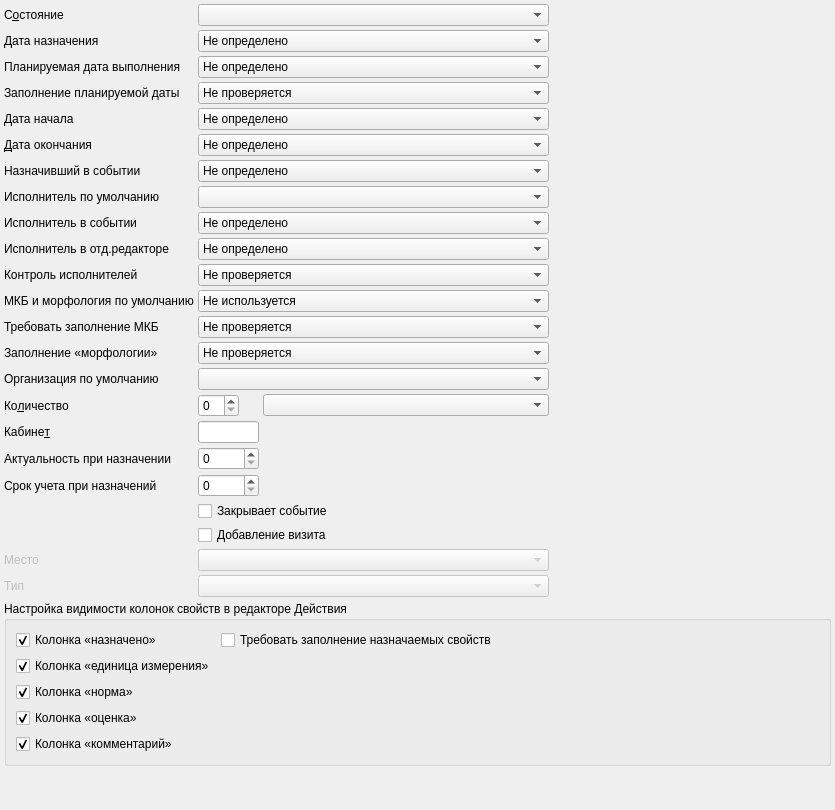
         <widget class="QWidget" name="tabDefaults">
          <attribute name="title">
           <string>Умолчания</string>
          </attribute>
          <layout class="QGridLayout" name="gridLayout_4">
           <property name="margin">
            <number>4</number>
           </property>
           <property name="spacing">
            <number>4</number>
           </property>
           <item row="26" column="0" colspan="5">
            <widget class="QGroupBox" name="groupBox">
             <property name="title">
              <string>Настройка видимости колонок свойств в редакторе Действия</string>
             </property>
             <layout class="QGridLayout" name="gridLayout_20">
              <item row="0" column="0">
               <widget class="QCheckBox" name="chkPropertyAssignedVisible">
                <property name="text">
                 <string>Колонка «назначено»</string>
                </property>
                <property name="checked">
                 <bool>true</bool>
                </property>
               </widget>
              </item>
              <item row="2" column="0">
               <widget class="QCheckBox" name="chkPropertyNormVisible">
                <property name="text">
                 <string>Колонка «норма»</string>
                </property>
                <property name="checked">
                 <bool>true</bool>
                </property>
               </widget>
              </item>
              <item row="0" column="1">
               <widget class="QCheckBox" name="chkPropertyAssignedRequired">
                <property name="text">
                 <string>Требовать заполнение назначаемых свойств</string>
                </property>
               </widget>
              </item>
              <item row="4" column="0">
               <widget class="QCheckBox" name="chkPropertyCommentVisible">
                <property name="text">
                 <string>Колонка «комментарий»</string>
                </property>
                <property name="checked">
                 <bool>true</bool>
                </property>
               </widget>
              </item>
              <item row="1" column="0">
               <widget class="QCheckBox" name="chkPropertyUnitVisible">
                <property name="text">
                 <string>Колонка «единица измерения»</string>
                </property>
                <property name="checked">
                 <bool>true</bool>
                </property>
               </widget>
              </item>
              <item row="3" column="0">
               <widget class="QCheckBox" name="chkPropertyEvaluationVisible">
                <property name="text">
                 <string>Колонка «оценка»</string>
                </property>
                <property name="checked">
                 <bool>true</bool>
                </property>
               </widget>
              </item>
              <item row="0" column="2">
               <spacer name="horizontalSpacer_13">
                <property name="orientation">
                 <enum>Qt::Horizontal</enum>
                </property>
                <property name="sizeHint" stdset="0">
                 <size>
                  <width>40</width>
                  <height>20</height>
                 </size>
                </property>
               </spacer>
              </item>
             </layout>
            </widget>
           </item>
           <item row="14" column="1" colspan="3">
            <widget class="QComboBox" name="cmbMKBRequired">
             <property name="currentIndex">
              <number>0</number>
             </property>
             <item>
              <property name="text">
               <string>Не проверяется</string>
              </property>
             </item>
             <item>
              <property name="text">
               <string>Мягкий контроль</string>
              </property>
             </item>
             <item>
              <property name="text">
               <string>Жесткий контроль</string>
              </property>
             </item>
            </widget>
           </item>
           <item row="12" column="0">
            <widget class="QLabel" name="lblExecPersonRequired">
             <property name="sizePolicy">
              <sizepolicy hsizetype="Maximum" vsizetype="Preferred">
               <horstretch>0</horstretch>
               <verstretch>0</verstretch>
              </sizepolicy>
             </property>
             <property name="text">
              <string>Контроль исполнителей</string>
             </property>
             <property name="buddy">
              <cstring>cmbExecPersonRequired</cstring>
             </property>
            </widget>
           </item>
           <item row="12" column="1" colspan="3">
            <widget class="QComboBox" name="cmbExecPersonRequired">
             <item>
              <property name="text">
               <string>Не проверяется</string>
              </property>
             </item>
             <item>
              <property name="text">
               <string>Мягкий контроль</string>
              </property>
             </item>
             <item>
              <property name="text">
               <string>Жёсткий контроль</string>
              </property>
             </item>
            </widget>
           </item>
           <item row="14" column="0">
            <widget class="QLabel" name="lblMKBRequired">
             <property name="sizePolicy">
              <sizepolicy hsizetype="Maximum" vsizetype="Preferred">
               <horstretch>0</horstretch>
               <verstretch>0</verstretch>
              </sizepolicy>
             </property>
             <property name="text">
              <string>Требовать заполнение МКБ</string>
             </property>
             <property name="buddy">
              <cstring>cmbMKBRequired</cstring>
             </property>
            </widget>
           </item>
           <item row="15" column="0">
            <widget class="QLabel" name="lblIsMorphologyRequired">
             <property name="sizePolicy">
              <sizepolicy hsizetype="Maximum" vsizetype="Preferred">
               <horstretch>0</horstretch>
               <verstretch>0</verstretch>
              </sizepolicy>
             </property>
             <property name="text">
              <string>Заполнение «морфологии»</string>
             </property>
            </widget>
           </item>
           <item row="5" column="4">
            <spacer name="spacer_3">
             <property name="orientation">
              <enum>Qt::Horizontal</enum>
             </property>
             <property name="sizeHint" stdset="0">
              <size>
               <width>66</width>
               <height>22</height>
              </size>
             </property>
            </spacer>
           </item>
           <item row="17" column="0">
            <widget class="QLabel" name="lblAmount">
             <property name="sizePolicy">
              <sizepolicy hsizetype="Maximum" vsizetype="Preferred">
               <horstretch>0</horstretch>
               <verstretch>0</verstretch>
              </sizepolicy>
             </property>
             <property name="text">
              <string>Ко&amp;личество</string>
             </property>
             <property name="buddy">
              <cstring>edtAmount</cstring>
             </property>
            </widget>
           </item>
           <item row="9" column="0">
            <widget class="QLabel" name="lblDefaultPersonInEvent">
             <property name="sizePolicy">
              <sizepolicy hsizetype="Maximum" vsizetype="Preferred">
               <horstretch>0</horstretch>
               <verstretch>0</verstretch>
              </sizepolicy>
             </property>
             <property name="text">
              <string>Исполнитель в событии</string>
             </property>
             <property name="buddy">
              <cstring>cmbDefaultPersonInEvent</cstring>
             </property>
            </widget>
           </item>
           <item row="8" column="1" colspan="3">
            <widget class="CPersonWithOrgListComboBoxEx" name="cmbDefaultExecPerson"/>
           </item>
           <item row="9" column="4">
            <spacer name="horizontalSpacer">
             <property name="orientation">
              <enum>Qt::Horizontal</enum>
             </property>
             <property name="sizeHint" stdset="0">
              <size>
               <width>66</width>
               <height>22</height>
              </size>
             </property>
            </spacer>
           </item>
           <item row="8" column="0">
            <widget class="QLabel" name="lblDefaultExecPerson">
             <property name="sizePolicy">
              <sizepolicy hsizetype="Maximum" vsizetype="Preferred">
               <horstretch>0</horstretch>
               <verstretch>0</verstretch>
              </sizepolicy>
             </property>
             <property name="text">
              <string>Исполнитель по умолчанию</string>
             </property>
             <property name="buddy">
              <cstring>cmbDefaultExecPerson</cstring>
             </property>
            </widget>
           </item>
           <item row="16" column="0">
            <widget class="QLabel" name="lblDefaultOrg">
             <property name="sizePolicy">
              <sizepolicy hsizetype="Maximum" vsizetype="Preferred">
               <horstretch>0</horstretch>
               <verstretch>0</verstretch>
              </sizepolicy>
             </property>
             <property name="text">
              <string>Организация по умолчанию</string>
             </property>
            </widget>
           </item>
           <item row="25" column="0">
            <widget class="QLabel" name="lblAddVisitType">
             <property name="enabled">
              <bool>false</bool>
             </property>
             <property name="sizePolicy">
              <sizepolicy hsizetype="Maximum" vsizetype="Preferred">
               <horstretch>0</horstretch>
               <verstretch>0</verstretch>
              </sizepolicy>
             </property>
             <property name="text">
              <string>Тип</string>
             </property>
            </widget>
           </item>
           <item row="5" column="1" colspan="3">
            <widget class="QComboBox" name="cmbDefaultEndDate">
             <property name="sizePolicy">
              <sizepolicy hsizetype="Preferred" vsizetype="Fixed">
               <horstretch>0</horstretch>
               <verstretch>0</verstretch>
              </sizepolicy>
             </property>
             <item>
              <property name="text">
               <string>Не определено</string>
              </property>
             </item>
             <item>
              <property name="text">
               <string>Текущая дата</string>
              </property>
             </item>
             <item>
              <property name="text">
               <string>Дата начала события</string>
              </property>
             </item>
             <item>
              <property name="text">
               <string>Дата окончания события</string>
              </property>
             </item>
             <item>
              <property name="text">
               <string>Дата начала действия</string>
              </property>
             </item>
             <item>
              <property name="text">
               <string>Синхронизация по дате начала действия</string>
              </property>
             </item>
             <item>
              <property name="text">
               <string>Синхронизация по дате начала события</string>
              </property>
             </item>
             <item>
              <property name="text">
               <string>Синхронизация по дате окончания события</string>
              </property>
             </item>
            </widget>
           </item>
           <item row="17" column="1">
            <widget class="QSpinBox" name="edtAmount">
             <property name="sizePolicy">
              <sizepolicy hsizetype="Maximum" vsizetype="Fixed">
               <horstretch>0</horstretch>
               <verstretch>0</verstretch>
              </sizepolicy>
             </property>
            </widget>
           </item>
           <item row="11" column="4">
            <spacer name="horizontalSpacer_2">
             <property name="orientation">
              <enum>Qt::Horizontal</enum>
             </property>
             <property name="sizeHint" stdset="0">
              <size>
               <width>66</width>
               <height>22</height>
              </size>
             </property>
            </spacer>
           </item>
           <item row="17" column="2" colspan="2">
            <widget class="QComboBox" name="cmbAmountEvaluation"/>
           </item>
           <item row="9" column="1" colspan="3">
            <widget class="QComboBox" name="cmbDefaultPersonInEvent">
             <item>
              <property name="text">
               <string>Не определено</string>
              </property>
             </item>
             <item>
              <property name="text">
               <string>Не заполняется</string>
              </property>
             </item>
             <item>
              <property name="text">
               <string>Назначивший действие</string>
              </property>
             </item>
             <item>
              <property name="text">
               <string>Ответственный за событие</string>
              </property>
             </item>
             <item>
              <property name="text">
               <string>Пользователь</string>
              </property>
             </item>
             <item>
              <property name="text">
               <string>Пользователь мед.работник</string>
              </property>
             </item>
             <item>
              <property name="text">
               <string>Пользователь завершивший действие</string>
              </property>
             </item>
            </widget>
           </item>
           <item row="2" column="4">
            <spacer name="spacer_4">
             <property name="orientation">
              <enum>Qt::Horizontal</enum>
             </property>
             <property name="sizeHint" stdset="0">
              <size>
               <width>66</width>
               <height>22</height>
              </size>
             </property>
            </spacer>
           </item>
           <item row="11" column="0">
            <widget class="QLabel" name="lblDefaultPersonInEditor">
             <property name="sizePolicy">
              <sizepolicy hsizetype="Maximum" vsizetype="Preferred">
               <horstretch>0</horstretch>
               <verstretch>0</verstretch>
              </sizepolicy>
             </property>
             <property name="text">
              <string>Исполнитель в отд.редакторе</string>
             </property>
             <property name="buddy">
              <cstring>cmbDefaultPersonInEditor</cstring>
             </property>
            </widget>
           </item>
           <item row="11" column="1" colspan="3">
            <widget class="QComboBox" name="cmbDefaultPersonInEditor">
             <item>
              <property name="text">
               <string>Не определено</string>
              </property>
             </item>
             <item>
              <property name="text">
               <string>Не заполняется</string>
              </property>
             </item>
             <item>
              <property name="text">
               <string>Назначивший действие</string>
              </property>
             </item>
             <item>
              <property name="text">
               <string>Ответственный за событие</string>
              </property>
             </item>
             <item>
              <property name="text">
               <string>Пользователь</string>
              </property>
             </item>
             <item>
              <property name="text">
               <string>Пользователь мед.работник</string>
              </property>
             </item>
            </widget>
           </item>
           <item row="15" column="1" colspan="3">
            <widget class="QComboBox" name="cmbIsMorphologyRequired">
             <item>
              <property name="text">
               <string>Не проверяется</string>
              </property>
             </item>
             <item>
              <property name="text">
               <string>Мягкий контроль</string>
              </property>
             </item>
             <item>
              <property name="text">
               <string>Жесткий контроль</string>
              </property>
             </item>
            </widget>
           </item>
           <item row="19" column="0">
            <widget class="QLabel" name="lblActualAppointmentDuration">
             <property name="sizePolicy">
              <sizepolicy hsizetype="Maximum" vsizetype="Preferred">
               <horstretch>0</horstretch>
               <verstretch>0</verstretch>
              </sizepolicy>
             </property>
             <property name="text">
              <string>Актуальность при назначении</string>
             </property>
            </widget>
           </item>
           <item row="13" column="1" colspan="3">
            <widget class="QComboBox" name="cmbDefaultMKB">
             <item>
              <property name="text">
               <string>Не используется</string>
              </property>
             </item>
             <item>
              <property name="text">
               <string>По заключительному</string>
              </property>
             </item>
             <item>
              <property name="text">
               <string>По диагнозу назначившего действие</string>
              </property>
             </item>
             <item>
              <property name="text">
               <string>Синхронизировать с заключительным</string>
              </property>
             </item>
             <item>
              <property name="text">
               <string>Синхронизировать с диагнозом назначившего действие</string>
              </property>
             </item>
             <item>
              <property name="text">
               <string>Вводится непосредственно</string>
              </property>
             </item>
             <item>
              <property name="text">
               <string>Синхронизировать с предварительным диагнозом</string>
              </property>
             </item>
            </widget>
           </item>
           <item row="18" column="0">
            <widget class="QLabel" name="lblOffice">
             <property name="sizePolicy">
              <sizepolicy hsizetype="Maximum" vsizetype="Preferred">
               <horstretch>0</horstretch>
               <verstretch>0</verstretch>
              </sizepolicy>
             </property>
             <property name="text">
              <string>Кабине&amp;т</string>
             </property>
             <property name="buddy">
              <cstring>edtOffice</cstring>
             </property>
            </widget>
           </item>
           <item row="13" column="0">
            <widget class="QLabel" name="lblDefaultMKB">
             <property name="sizePolicy">
              <sizepolicy hsizetype="Maximum" vsizetype="Preferred">
               <horstretch>0</horstretch>
               <verstretch>0</verstretch>
              </sizepolicy>
             </property>
             <property name="text">
              <string>МКБ и морфология по умолчанию</string>
             </property>
             <property name="buddy">
              <cstring>cmbDefaultMKB</cstring>
             </property>
            </widget>
           </item>
           <item row="27" column="0">
            <spacer name="verticalSpacer_2">
             <property name="orientation">
              <enum>Qt::Vertical</enum>
             </property>
             <property name="sizeHint" stdset="0">
              <size>
               <width>20</width>
               <height>40</height>
              </size>
             </property>
            </spacer>
           </item>
           <item row="24" column="0">
            <widget class="QLabel" name="lblAddVisitScene">
             <property name="enabled">
              <bool>false</bool>
             </property>
             <property name="sizePolicy">
              <sizepolicy hsizetype="Maximum" vsizetype="Preferred">
               <horstretch>0</horstretch>
               <verstretch>0</verstretch>
              </sizepolicy>
             </property>
             <property name="text">
              <string>Место</string>
             </property>
            </widget>
           </item>
           <item row="5" column="0">
            <widget class="QLabel" name="lblDefaultEndDate">
             <property name="sizePolicy">
              <sizepolicy hsizetype="Maximum" vsizetype="Preferred">
               <horstretch>0</horstretch>
               <verstretch>0</verstretch>
              </sizepolicy>
             </property>
             <property name="text">
              <string>&amp;Дата окончания</string>
             </property>
             <property name="buddy">
              <cstring>cmbDefaultEndDate</cstring>
             </property>
            </widget>
           </item>
           <item row="0" column="4">
            <spacer name="spacer_2">
             <property name="orientation">
              <enum>Qt::Horizontal</enum>
             </property>
             <property name="sizeHint" stdset="0">
              <size>
               <width>66</width>
               <height>22</height>
              </size>
             </property>
            </spacer>
           </item>
           <item row="0" column="0">
            <widget class="QLabel" name="lblDefaultStatus">
             <property name="sizePolicy">
              <sizepolicy hsizetype="Maximum" vsizetype="Preferred">
               <horstretch>0</horstretch>
               <verstretch>0</verstretch>
              </sizepolicy>
             </property>
             <property name="text">
              <string>С&amp;остояние</string>
             </property>
             <property name="buddy">
              <cstring>cmbDefaultStatus</cstring>
             </property>
            </widget>
           </item>
           <item row="16" column="1" colspan="3">
            <widget class="CPolyclinicComboBox" name="cmbDefaultOrg"/>
           </item>
           <item row="2" column="1" colspan="3">
            <widget class="QComboBox" name="cmbDefaultPlannedEndDate">
             <item>
              <property name="text">
               <string>Не определено</string>
              </property>
             </item>
             <item>
              <property name="text">
               <string>Следующий день от даты назначения</string>
              </property>
             </item>
             <item>
              <property name="text">
               <string>Следующий рабочий день от даты назначения</string>
              </property>
             </item>
             <item>
              <property name="text">
               <string>Дата талона на Работу</string>
              </property>
             </item>
             <item>
              <property name="text">
               <string>Дата начала + количество</string>
              </property>
             </item>
             <item>
              <property name="text">
               <string>Дата начала + длительность</string>
              </property>
             </item>
            </widget>
           </item>
           <item row="0" column="1" colspan="3">
            <widget class="CActionStatusComboBox" name="cmbDefaultStatus">
             <property name="sizePolicy">
              <sizepolicy hsizetype="Preferred" vsizetype="Fixed">
               <horstretch>0</horstretch>
               <verstretch>0</verstretch>
              </sizepolicy>
             </property>
            </widget>
           </item>
           <item row="2" column="0">
            <widget class="QLabel" name="lblDefaultPlannedEndDate">
             <property name="sizePolicy">
              <sizepolicy hsizetype="Maximum" vsizetype="Preferred">
               <horstretch>0</horstretch>
               <verstretch>0</verstretch>
              </sizepolicy>
             </property>
             <property name="text">
              <string>Планируемая дата выполнения</string>
             </property>
             <property name="buddy">
              <cstring>cmbDefaultPlannedEndDate</cstring>
             </property>
            </widget>
           </item>
           <item row="18" column="1">
            <widget class="QLineEdit" name="edtOffice">
             <property name="sizePolicy">
              <sizepolicy hsizetype="Ignored" vsizetype="Fixed">
               <horstretch>0</horstretch>
               <verstretch>0</verstretch>
              </sizepolicy>
             </property>
            </widget>
           </item>
           <item row="24" column="1" colspan="3">
            <widget class="CRBComboBox" name="cmbAddVisitScene">
             <property name="enabled">
              <bool>false</bool>
             </property>
            </widget>
           </item>
           <item row="1" column="0">
            <widget class="QLabel" name="lblDefaultDirectionDate">
             <property name="sizePolicy">
              <sizepolicy hsizetype="Maximum" vsizetype="Preferred">
               <horstretch>0</horstretch>
               <verstretch>0</verstretch>
              </sizepolicy>
             </property>
             <property name="text">
              <string>Дата назначения</string>
             </property>
             <property name="buddy">
              <cstring>cmbDefaultDirectionDate</cstring>
             </property>
            </widget>
           </item>
           <item row="22" column="1" colspan="4">
            <widget class="QCheckBox" name="chkCloseEvent">
             <property name="text">
              <string>Закрывает событие</string>
             </property>
            </widget>
           </item>
           <item row="25" column="1" colspan="3">
            <widget class="CRBComboBox" name="cmbAddVisitType">
             <property name="enabled">
              <bool>false</bool>
             </property>
            </widget>
           </item>
           <item row="20" column="0">
            <widget class="QLabel" name="lblTicketDuartion">
             <property name="toolTip">
              <string>Количество дней от даты номерка на Работу, находящегося в состоянии ожидания, в течении которых в нем учитывается регистрируемое Действие</string>
             </property>
             <property name="text">
              <string>Срок учета при назначений</string>
             </property>
            </widget>
           </item>
           <item row="19" column="1">
            <widget class="QSpinBox" name="edtActualAppointmentDuration">
             <property name="toolTip">
              <string>&lt;html&gt;&lt;head/&gt;&lt;body&gt;&lt;p&gt;Количество дней, в течении которых результат выполненного назначения может учитываться при выполнении нового назначения.&lt;/p&gt;&lt;/body&gt;&lt;/html&gt;</string>
             </property>
             <property name="maximum">
              <number>32767</number>
             </property>
            </widget>
           </item>
           <item row="4" column="0">
            <widget class="QLabel" name="lblDefaultBegDate">
             <property name="text">
              <string>Дата начала </string>
             </property>
            </widget>
           </item>
           <item row="3" column="0">
            <widget class="QLabel" name="lblPlannedEndDateRequired">
             <property name="text">
              <string>Заполнение планируемой даты</string>
             </property>
            </widget>
           </item>
           <item row="1" column="1" colspan="3">
            <widget class="QComboBox" name="cmbDefaultDirectionDate">
             <item>
              <property name="text">
               <string>Не определено</string>
              </property>
             </item>
             <item>
              <property name="text">
               <string>Дата начала события</string>
              </property>
             </item>
             <item>
              <property name="text">
               <string>Текущая дата</string>
              </property>
             </item>
             <item>
              <property name="text">
               <string>Синхронизация по дате выполнения</string>
              </property>
             </item>
             <item>
              <property name="text">
               <string>Синхронизация по дате начала события</string>
              </property>
             </item>
             <item>
              <property name="text">
               <string>Синхронизация по дате окончания события</string>
              </property>
             </item>
            </widget>
           </item>
           <item row="20" column="1">
            <widget class="QSpinBox" name="edtTicketDuration">
             <property name="toolTip">
              <string>Количество дней от даты номерка на Работу, находящегося в состоянии ожидания, в течении которых в нем учитывается регистрируемое Действие</string>
             </property>
            </widget>
           </item>
           <item row="3" column="1" colspan="3">
            <widget class="QComboBox" name="cmbPlannedEndDateRequired">
             <item>
              <property name="text">
               <string>Не проверяется</string>
              </property>
             </item>
             <item>
              <property name="text">
               <string>Мягкий контроль</string>
              </property>
             </item>
             <item>
              <property name="text">
               <string>Жесткий контроль</string>
              </property>
             </item>
            </widget>
           </item>
           <item row="4" column="1" colspan="3">
            <widget class="QComboBox" name="cmbDefaultBegDate">
             <item>
              <property name="text">
               <string>Не определено</string>
              </property>
             </item>
             <item>
              <property name="text">
               <string>Текущая дата</string>
              </property>
             </item>
             <item>
              <property name="text">
               <string>Дата начала события</string>
              </property>
             </item>
             <item>
              <property name="text">
               <string>Дата окончания события</string>
              </property>
             </item>
             <item>
              <property name="text">
               <string>Дата окончания действия</string>
              </property>
             </item>
             <item>
              <property name="text">
               <string>Номерок на работу</string>
              </property>
             </item>
             <item>
              <property name="text">
               <string>Синхронизация по дате начала события</string>
              </property>
             </item>
             <item>
              <property name="text">
               <string>Синхронизация по дате окончания события</string>
              </property>
             </item>
            </widget>
           </item>
           <item row="23" column="1" colspan="4">
            <widget class="QCheckBox" name="chkAddVisit">
             <property name="text">
              <string>Добавление визита</string>
             </property>
            </widget>
           </item>
           <item row="7" column="0">
            <widget class="QLabel" name="lblDefaultSetPersonInEvent">
             <property name="sizePolicy">
              <sizepolicy hsizetype="Maximum" vsizetype="Preferred">
               <horstretch>0</horstretch>
               <verstretch>0</verstretch>
              </sizepolicy>
             </property>
             <property name="text">
              <string>Назначивший в событии</string>
             </property>
             <property name="buddy">
              <cstring>cmbDefaultSetPersonInEvent</cstring>
             </property>
            </widget>
           </item>
           <item row="7" column="1" colspan="3">
            <widget class="QComboBox" name="cmbDefaultSetPersonInEvent">
             <item>
              <property name="text">
               <string>Не определено</string>
              </property>
             </item>
             <item>
              <property name="text">
               <string>Ответственный за событие</string>
              </property>
             </item>
             <item>
              <property name="text">
               <string>Исполнитель действия</string>
              </property>
             </item>
            </widget>
           </item>
          </layout>
         </widget>
